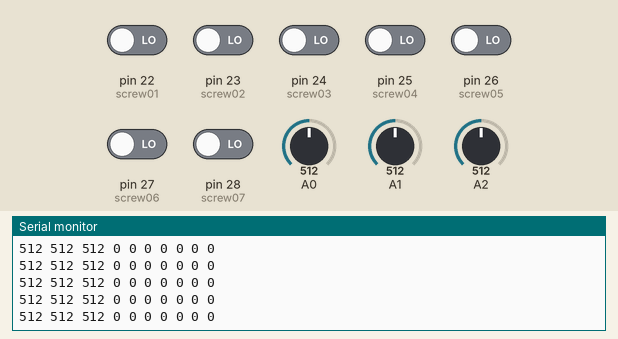
Simulated run of this sketch. Board: Arduino Mega 2560, built with avr-gcc and run on an emulated ATmega2560. On the bench: the last lines printed to the serial monitor. The test bench sets the inputs (shaded band); at power-on: pin 22 (screw01), pin 23 (screw02), pin 24 (screw03), pin 25 (screw04), pin 26 (screw05), pin 27 (screw06), pin 28 (screw07) LOW, A0 = 512, A1 = 512, A2 = 512.

Above: at 1.2 s.
1.3 s: A0 set to 111
At 2.1 s:
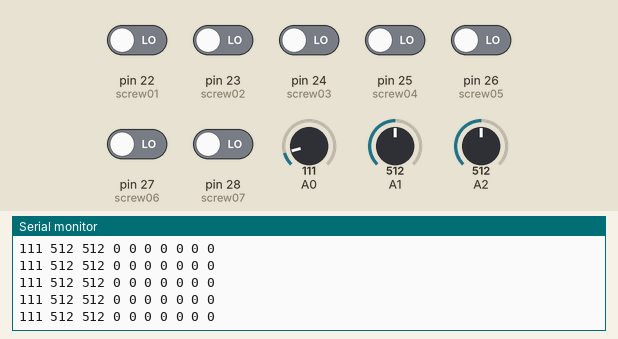
4.3 s: A0 set to 91
At 5.3 s:
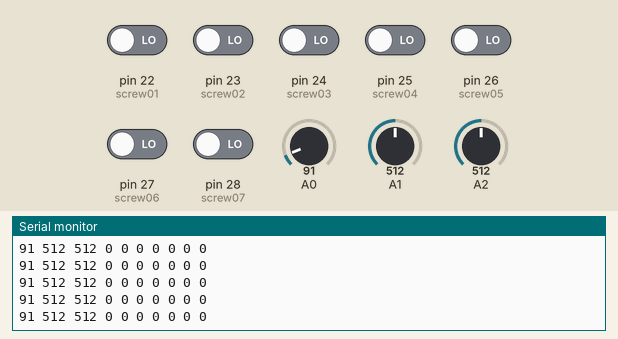
7.3 s: A1 set to 11
At 7.8 s:
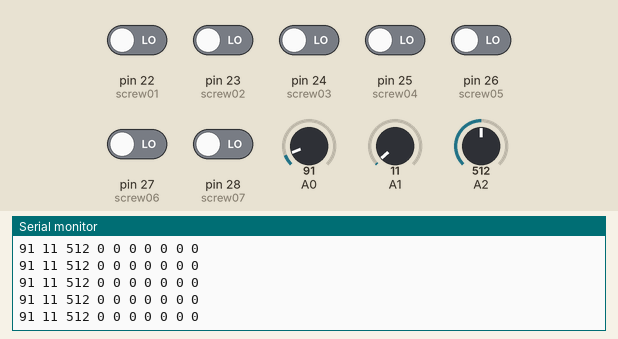
10.3 s: A1 set to 8
At 10.9 s:
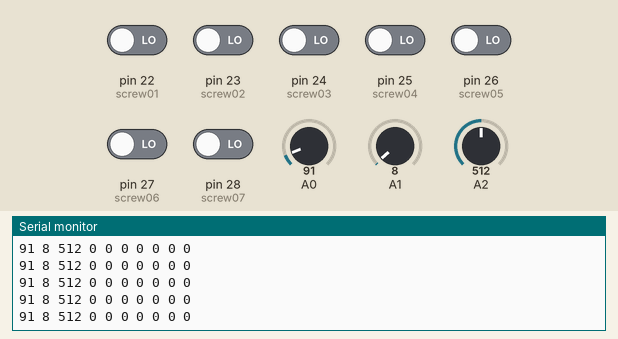
13.3 s: A2 set to 107
At 14.0 s:
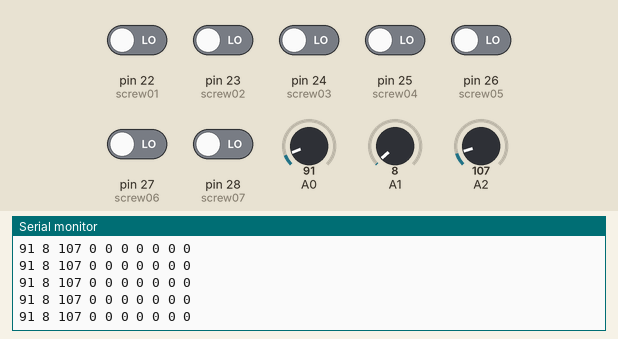
16.3 s: A2 set to 93
At 17.4 s:
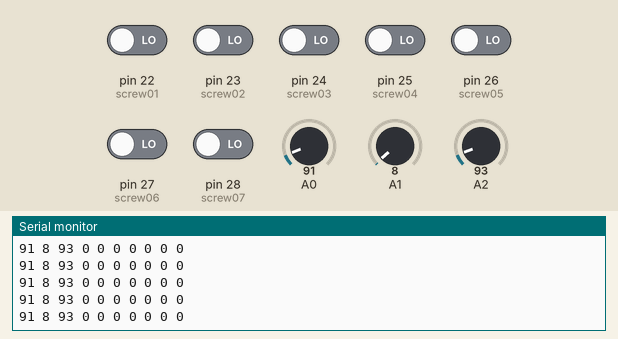
Timing chart, 0 to 19.3 s (numbered marks = the images above; inputs shaded):
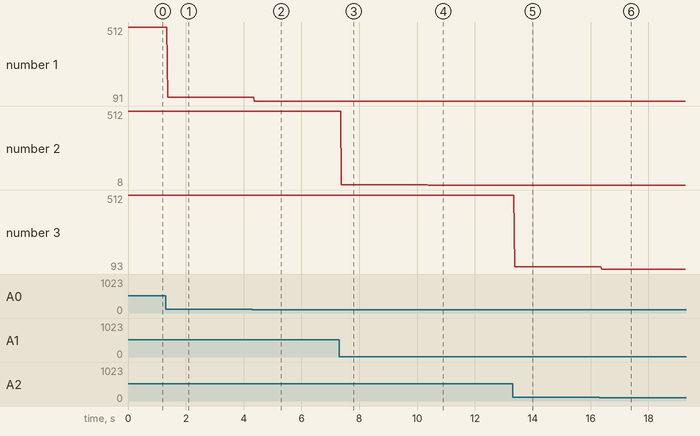

The sketch:

arduino_instruments.ino
```cpp
//Analog
int analogInputs[3]; //Incrementamos el valor del Array por cada analog que utilicemos en arduino. Aunque aun no uso ninguno.


//Digital
//--Constantes
//----Tornillos
const int screw01 = 22; //  Marron - Verde
const int screw02 = 23; //  Blanco Marron - Marron
const int screw03 = 24; //  Azul - Azul
const int screw04 = 25; //  Naranja - Blanco
const int screw05 = 26; //  Verde - Violeta
const int screw06 = 27; //  Blanco Azul - Naranja
const int screw07 = 28; //  Blanco Naranja - Gris claro


//--Variables
//----Tornillos
int screwState01 = 0; //
int screwState02 = 0; //
int screwState03 = 0; //
int screwState04 = 0; //
int screwState05 = 0; //
int screwState06 = 0; //
int screwState07 = 0; //


//Pwm and Com


void setup()
{
  Serial.begin(9600);
  //Analog

  //Digital
  //--Tornillos
  pinMode(screw01, INPUT);
  pinMode(screw02, INPUT);
  pinMode(screw03, INPUT);
  pinMode(screw04, INPUT);
  pinMode(screw05, INPUT);
  pinMode(screw06, INPUT);
  pinMode(screw07, INPUT);

  delay(5);
}


void loop()
{
  //Analog
  for(int i = 0; i < 3; i++) //Incrementamos el valor de i < 3 al valor de analogInputs
  {
    analogInputs[i] = analogRead(i);
    Serial.print(analogInputs[i]);
    Serial.print(" ");
  }

  //Digital
  screwState01 = digitalRead(screw01);
  Serial.print(screwState01);
  Serial.print(" ");
  screwState02 = digitalRead(screw02);
  Serial.print(screwState02);
  Serial.print(" ");
  screwState03 = digitalRead(screw03);
  Serial.print(screwState03);
  Serial.print(" ");
  screwState04 = digitalRead(screw04);
  Serial.print(screwState04);
  Serial.print(" ");
  screwState05 = digitalRead(screw05);
  Serial.print(screwState05);
  Serial.print(" ");
  screwState06 = digitalRead(screw06);
  Serial.print(screwState06);
  Serial.print(" ");
  screwState07 = digitalRead(screw07);
  Serial.print(screwState07);
  Serial.print(" ");

  Serial.println();


}
```

Measured:
- after the input at 1.3 s, the serial monitor: prints a new line after 0.07 s (image 1)
- after the input at 4.3 s, the serial monitor: prints a new line after 0.07 s (image 2)
- after the input at 7.3 s, the serial monitor: prints a new line after 0.08 s (image 3)
- after the input at 10.3 s, the serial monitor: prints a new line after 0.08 s (image 4)
- after the input at 13.3 s, the serial monitor: prints a new line after 0.07 s (image 5)
- after the input at 16.3 s, the serial monitor: prints a new line after 0.09 s (image 6)
- plotted number 1: 512 → 111 after the input at 1.3 s, 111 → 91 after the input at 4.3 s
- plotted number 2: 512 → 11 after the input at 7.3 s, 11 → 8 after the input at 10.3 s
